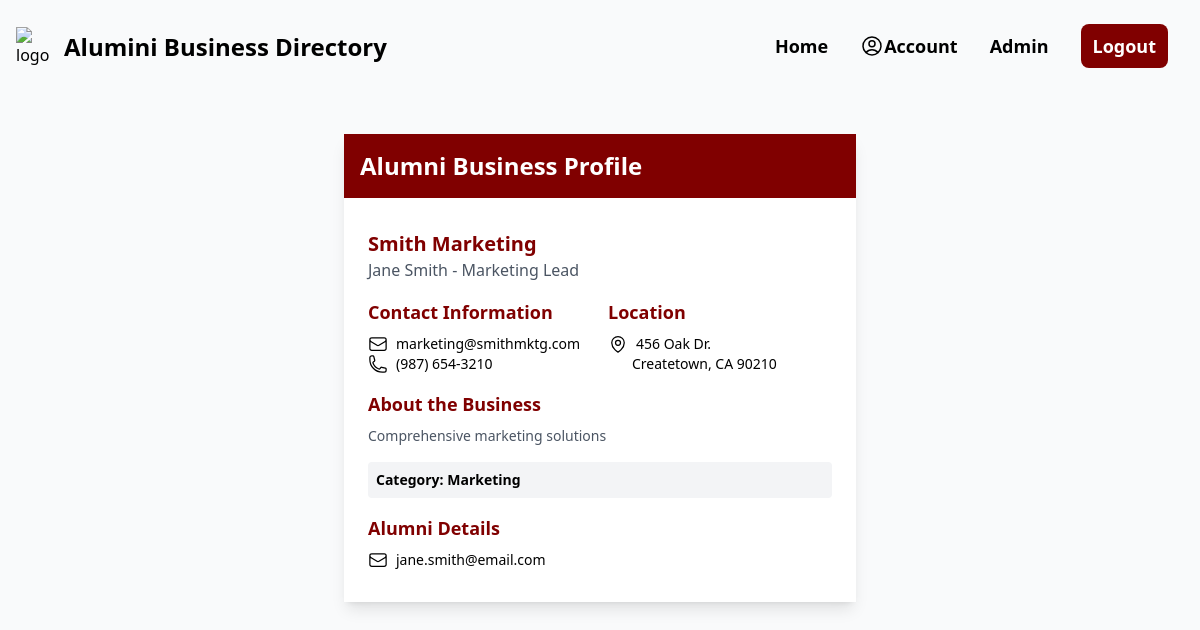
/alumni/6iCHXFKKkY65okUjCzMYvW/ (signed in), run on the app's committed database.
### alumini/models.py (models this page shows, shortened)
class Alumini(models.Model):
    id = models.CharField(
        _("ID"), primary_key=True, max_length=22, default=shortuuid.uuid, editable=False
    )
    first_name = models.CharField(_("First Name"), max_length=100)
    last_name = models.CharField(_("Last Name"), max_length=100)
    email = models.EmailField(_("Email Address"), unique=True)
    full_name = models.CharField(_("Full Name"), max_length=100)
    address = models.CharField(_("Address"), max_length=100)
    job_title = models.CharField(_("Job Title"), max_length=100)
    name_of_business = models.CharField(_("Name of Business"), max_length=100)
    business_address = models.CharField(_("Business Address"), max_length=100)
    business_city = models.CharField(_("Business City"), max_length=100)
    business_state = models.CharField(_("Business State"), max_length=100)
    business_zip = models.CharField(_("Business Zip"), max_length=100)
    business_phone = models.CharField(_("Business Phone"), max_length=100)
    business_email = models.EmailField(_("Business Email"), unique=True)
    business_website = models.CharField(_("Business Website"), max_length=100)
    business_description = models.TextField(_("Business Description"), max_length=100)
    business_category = models.ForeignKey(
        "Category", verbose_name=_("Business Category"), on_delete=models.CASCADE
    )
    alumini_discount = models.BooleanField(_("Alumini Discount"), default=False)
    alumini_discount_description = models.TextField(
        _("Alumini Discount Description"), max_length=100
    )
    business_logo_link = models.CharField(_("Business Logo Link"), max_length=100)
    user_id = models.CharField(_("User ID"), max_length=100)
    created_at = models.DateTimeField(_("Created At"), auto_now_add=True)

class Category(models.Model):
    id = models.CharField(
        _("ID"), primary_key=True, max_length=22, default=shortuuid.uuid, editable=False
    )
    category = models.CharField(_("Category"), max_length=100)
    created_at = models.DateTimeField(_("Created At"), auto_now_add=True)
    def __str__(self):
        return self.category
    class Meta:
        verbose_name_plural = "Categories"

### alumini/views.py (the view)
# urls.py: path("alumni/<str:id>/", alumni, name="alumni"),
@login_required(login_url="login")
def alumni(request, id):
    alumni = Alumini.objects.get(id=id)
    context = {"alumni": alumni}
    return render(request, "alumini/alumni.html", context)

### alumini/templates/alumini/alumni.html (shortened to what this page needs)
{% extends "main.html" %} {% block content %}
<div class="w-full max-w-lg mx-auto lg:bg-white md:shadow-lg md:my-10">
  <div class="bg-[#800000] text-white p-4 flex justify-between items-center">
    <h2 class="text-xl md:text-2xl font-bold">Alumni Business Profile</h2>
  </div>
  <div class="px-4 md:px-6 space-y-4 py-6 md:py-8">
    <div>
      <h3 class="text-lg md:text-xl font-bold text-[#800000]">
        {{alumni.name_of_business}}
      </h3>
      <p class="text-gray-600">{{alumni.full_name}} - {{alumni.job_title}}</p>
    </div>
    <div class="grid grid-cols-1 md:grid-cols-2 gap-4">
      <div>
        <h4 class="text-lg font-semibold text-[#800000] mb-2">
          Contact Information
        </h4>
        <p class="flex items-center gap-2 text-sm">
          {{alumni.business_email}}
        </p>
        <p class="flex items-center gap-2 text-sm">
          {{alumni.business_phone}}
        </p>
      </div>
      <div>
        <h4 class="text-lg font-semibold text-[#800000] mb-2">Location</h4>
        <p class="flex items-center gap-2 text-sm">
          {{alumni.business_address}}
        </p>
        <p class="ml-6 text-sm">
          {{alumni.business_city}}, {{alumni.business_state}}
          {{alumni.business_zip}}
        </p>
      </div>
    </div>
    <div>
      <h4 class="text-lg font-semibold text-[#800000] mb-2">
        About the Business
      </h4>
      <p class="text-sm text-gray-600">{{alumni.business_description}}</p>
    </div>
    <div class="flex items-center justify-between bg-gray-100 p-2 rounded">
      <span class="text-sm font-semibold"
        >Category: {{alumni.business_category}}</span
      >
    </div>
    <div>
      <h4 class="text-lg font-semibold text-[#800000] mb-2">Alumni Details</h4>
      <p class="flex items-center gap-2 text-sm">
        {{alumni.email}}
      </p>
    </div>
  </div>
</div>
{% endblock %}

### data on the page
Alumini: name_of_business "Smith Marketing", full_name "Jane Smith", job_title "Marketing Lead", business_email "marketing@smithmktg.com", business_phone "(987) 654-3210", business_address "456 Oak Dr.", business_city "Createtown", business_state "CA", business_zip "90210", business_description "Comprehensive marketing solutions", business_category "Marketing", email "jane.smith@email.com"
